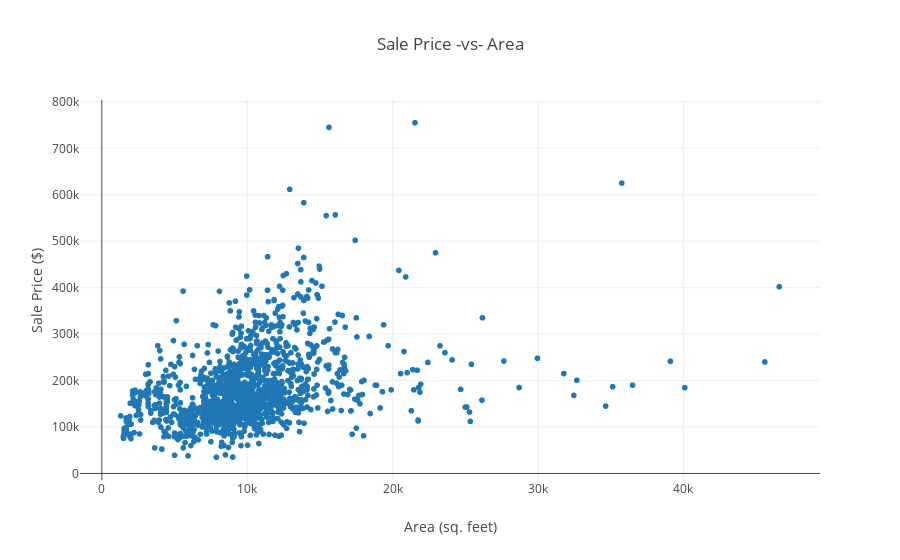

This figure's notebook cell:
### Code cell
# 2. Use the function plot_data() to represent data in a scatter plot
plot_data(x,y)

### Figure 1 — Plotly figure (JSON) as saved in the notebook; plotly's stock layout.template omitted (floating-point values rounded to 4 significant figures; data arrays with more than 128 entries replaced by an {"elided": "..."} marker saying what was removed)
{"data": [{"hovertemplate": "Area (sq. feet)=%{x}<br>Sale Price ($)=%{y}<extra></extra>", "legendgroup": "", "marker": {"color": "#1F77B4", "symbol": "circle"}, "mode": "markers", "name": "", "showlegend": false, "type": "scattergl", "x": {"elided": "1449 int values"}, "xaxis": "x", "y": {"elided": "1449 int values"}, "yaxis": "y"}], "layout": {"legend": {"tracegroupgap": 0}, "title": {"text": "Sale Price -vs- Area"}, "xaxis": {"anchor": "y", "domain": [0, 1], "title": {"text": "Area (sq. feet)"}}, "yaxis": {"anchor": "x", "domain": [0, 1], "title": {"text": "Sale Price ($)"}}}}
